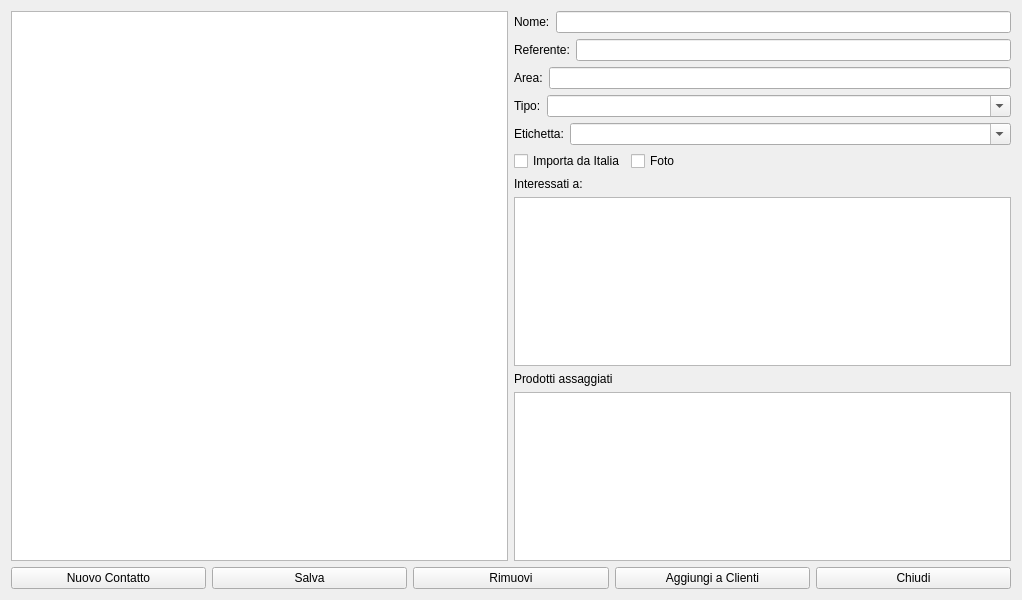
<?xml version="1.0" encoding="UTF-8"?>
<ui version="4.0">
 <class>HContacts</class>
 <widget class="QWidget" name="HContacts">
  <property name="geometry">
   <rect>
    <x>0</x>
    <y>0</y>
    <width>1022</width>
    <height>600</height>
   </rect>
  </property>
  <property name="windowTitle">
   <string>Contatti</string>
  </property>
  <property name="windowIcon">
   <iconset resource="icons.qrc">
    <normaloff>:/Resources/user-group-icon.png</normaloff>:/Resources/user-group-icon.png</iconset>
  </property>
  <layout class="QVBoxLayout" name="verticalLayout_4">
   <item>
    <layout class="QHBoxLayout" name="horizontalLayout">
     <item>
      <widget class="QListView" name="lvMain">
       <property name="editTriggers">
        <set>QAbstractItemView::NoEditTriggers</set>
       </property>
       <property name="selectionBehavior">
        <enum>QAbstractItemView::SelectRows</enum>
       </property>
       <property name="modelColumn">
        <number>0</number>
       </property>
       <property name="selectionRectVisible">
        <bool>true</bool>
       </property>
      </widget>
     </item>
     <item>
      <layout class="QVBoxLayout" name="verticalLayout_3">
       <item>
        <layout class="QFormLayout" name="formLayout_2">
         <item row="0" column="0">
          <widget class="QLabel" name="label">
           <property name="text">
            <string>Nome:</string>
           </property>
          </widget>
         </item>
         <item row="0" column="1">
          <widget class="QLineEdit" name="leNome"/>
         </item>
        </layout>
       </item>
       <item>
        <layout class="QFormLayout" name="formLayout">
         <item row="0" column="0">
          <widget class="QLabel" name="label_2">
           <property name="text">
            <string>Referente:</string>
           </property>
          </widget>
         </item>
         <item row="0" column="1">
          <widget class="QLineEdit" name="leReferente"/>
         </item>
        </layout>
       </item>
       <item>
        <layout class="QFormLayout" name="formLayout_6">
         <item row="0" column="0">
          <widget class="QLabel" name="label_7">
           <property name="text">
            <string>Area:</string>
           </property>
          </widget>
         </item>
         <item row="0" column="1">
          <widget class="QLineEdit" name="leArea"/>
         </item>
        </layout>
       </item>
       <item>
        <layout class="QFormLayout" name="formLayout_3">
         <item row="0" column="0">
          <widget class="QLabel" name="label_3">
           <property name="text">
            <string>Tipo:</string>
           </property>
          </widget>
         </item>
         <item row="0" column="1">
          <widget class="QComboBox" name="cbTipo">
           <property name="editable">
            <bool>true</bool>
           </property>
          </widget>
         </item>
        </layout>
       </item>
       <item>
        <layout class="QFormLayout" name="formLayout_4">
         <item row="0" column="0">
          <widget class="QLabel" name="label_4">
           <property name="text">
            <string>Etichetta:</string>
           </property>
          </widget>
         </item>
         <item row="0" column="1">
          <widget class="QComboBox" name="cbEtichetta">
           <property name="editable">
            <bool>true</bool>
           </property>
          </widget>
         </item>
        </layout>
       </item>
       <item>
        <layout class="QFormLayout" name="formLayout_5">
         <item row="0" column="0">
          <widget class="QCheckBox" name="cbImport">
           <property name="text">
            <string>Importa da Italia</string>
           </property>
          </widget>
         </item>
         <item row="0" column="1">
          <widget class="QCheckBox" name="cbFoto">
           <property name="text">
            <string>Foto</string>
           </property>
          </widget>
         </item>
        </layout>
       </item>
       <item>
        <layout class="QVBoxLayout" name="verticalLayout">
         <item>
          <widget class="QLabel" name="label_5">
           <property name="text">
            <string>Interessati a:</string>
           </property>
          </widget>
         </item>
         <item>
          <widget class="QPlainTextEdit" name="teInterests"/>
         </item>
        </layout>
       </item>
       <item>
        <layout class="QVBoxLayout" name="verticalLayout_2">
         <item>
          <widget class="QLabel" name="label_6">
           <property name="text">
            <string>Prodotti assaggiati</string>
           </property>
          </widget>
         </item>
         <item>
          <widget class="QPlainTextEdit" name="teAssaggi"/>
         </item>
        </layout>
       </item>
      </layout>
     </item>
    </layout>
   </item>
   <item>
    <layout class="QHBoxLayout" name="horizontalLayout_2">
     <item>
      <widget class="QPushButton" name="pushButton">
       <property name="text">
        <string>Nuovo Contatto</string>
       </property>
       <property name="icon">
        <iconset resource="icons.qrc">
         <normaloff>:/Resources/Plus.PNG</normaloff>:/Resources/Plus.PNG</iconset>
       </property>
       <property name="iconSize">
        <size>
         <width>32</width>
         <height>32</height>
        </size>
       </property>
      </widget>
     </item>
     <item>
      <widget class="QPushButton" name="pushButton_5">
       <property name="text">
        <string>Salva</string>
       </property>
       <property name="icon">
        <iconset resource="icons.qrc">
         <normaloff>:/Resources/save-icon.png</normaloff>:/Resources/save-icon.png</iconset>
       </property>
       <property name="iconSize">
        <size>
         <width>32</width>
         <height>32</height>
        </size>
       </property>
      </widget>
     </item>
     <item>
      <widget class="QPushButton" name="pushButton_2">
       <property name="text">
        <string>Rimuovi</string>
       </property>
       <property name="icon">
        <iconset resource="icons.qrc">
         <normaloff>:/Resources/Minus.PNG</normaloff>:/Resources/Minus.PNG</iconset>
       </property>
       <property name="iconSize">
        <size>
         <width>32</width>
         <height>32</height>
        </size>
       </property>
      </widget>
     </item>
     <item>
      <widget class="QPushButton" name="pushButton_3">
       <property name="text">
        <string>Aggiungi a Clienti</string>
       </property>
       <property name="icon">
        <iconset resource="icons.qrc">
         <normaloff>:/Resources/Arrow-Right.PNG</normaloff>:/Resources/Arrow-Right.PNG</iconset>
       </property>
       <property name="iconSize">
        <size>
         <width>32</width>
         <height>32</height>
        </size>
       </property>
      </widget>
     </item>
     <item>
      <widget class="QPushButton" name="pushButton_4">
       <property name="text">
        <string>Chiudi</string>
       </property>
       <property name="icon">
        <iconset resource="icons.qrc">
         <normaloff>:/Resources/Actions-window-close-icon.png</normaloff>:/Resources/Actions-window-close-icon.png</iconset>
       </property>
       <property name="iconSize">
        <size>
         <width>32</width>
         <height>32</height>
        </size>
       </property>
      </widget>
     </item>
    </layout>
   </item>
  </layout>
  <zorder>label_7</zorder>
  <zorder>label_7</zorder>
  <zorder>leArea</zorder>
 </widget>
 <resources>
  <include location="icons.qrc"/>
 </resources>
 <connections/>
</ui>
